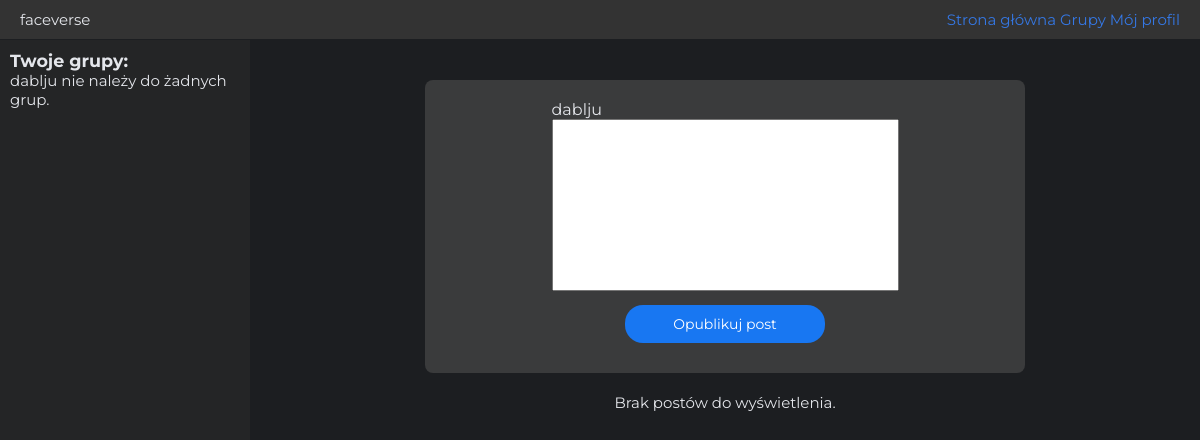
The app's page /home/ (signed in), older data.
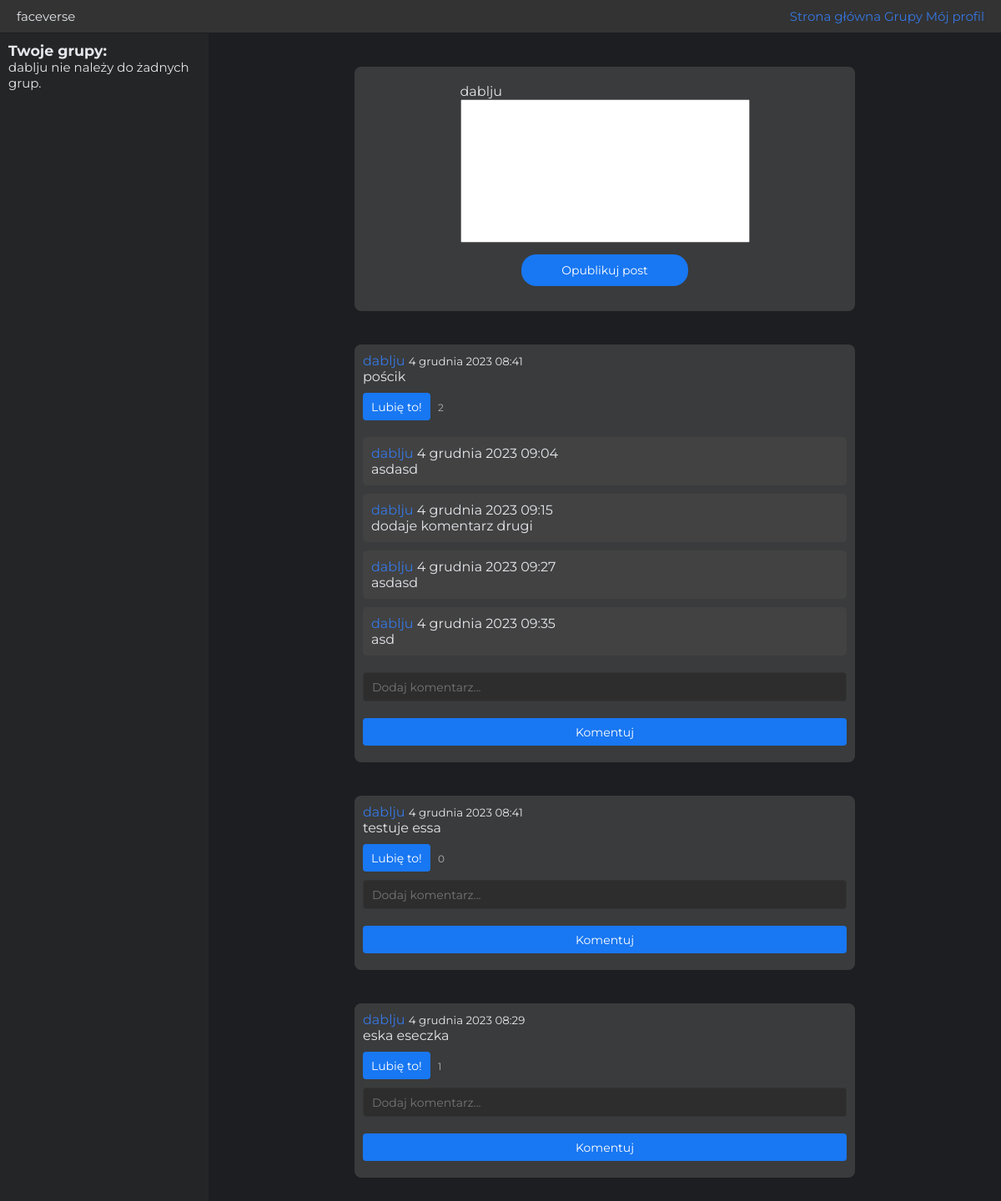
The same page, newer data.
### post_management/models.py (models this page shows, shortened)
class Post(models.Model):
    objects = None
    author = models.ForeignKey(User, on_delete=models.CASCADE)
    content = models.TextField()
    created_at = models.DateTimeField(auto_now_add=True)
    likes = models.ManyToManyField(User, related_name='liked_posts', blank=True)
    group = models.ForeignKey(Group, on_delete=models.CASCADE, null=True, blank=True)

class Comment(models.Model):
    post = models.ForeignKey(Post, related_name='comments', on_delete=models.CASCADE)
    author = models.ForeignKey(User, on_delete=models.CASCADE)
    content = models.TextField()
    created_at = models.DateTimeField(auto_now_add=True)

### core/views.py (the view)
# urls.py: path('home/', views.home, name='home'),
@login_required(login_url='core:welcome')
def home(request):
    my_groups = Group.objects.filter(members=request.user)
    group_posts = Post.objects.filter(group__in=my_groups)
    followed_user_posts = Post.objects.filter(
        author__in=User.objects.filter(followers__follower=request.user),
        group__isnull=True
    )
    all_posts = group_posts | followed_user_posts | Post.objects.filter(author=request.user)
    user_posts = all_posts.distinct().order_by('-created_at')
    form = PostForm()
    context = {
        'form': form,
        'posts': user_posts
    }
    return render(request, 'core/home.html', context)

### post_management/forms.py
class PostForm(forms.ModelForm):
    class Meta:
        model = Post
        fields = ['content']

### core/templates/core/home.html (shortened to what this page needs)
<!DOCTYPE html>
<html lang="en">
	<head>
		{% load static %}
		<link rel="stylesheet" href="{% static 'css/home.css' %}" />
	</head>
	<body
		data-like-post-url="{% url 'post_management:like_post' %}"
		data-csrf-token="{{ csrf_token }}"
	>
		{% if user.is_authenticated %}
		<header class="top-nav">
			<div class="top-nav__logo">faceverse</div>
			<nav class="top-nav__links">
				<a href="{% url 'core:home' %}" class="top-nav__link">Strona główna</a>
				<a href="{% url 'group_management:groups' %}" class="top-nav__link"
					>Grupy</a
				>
				<a
					href="{% url 'user_management:profile' user.username %}"
					class="top-nav__link"
					>Mój profil</a
				>
			</nav>
		</header>
		<aside class="sidebar">
            <h3 class="sidebar__text">Twoje grupy:</h3>
			{% for group in user.user_groups.all %}
			<p class="sidebar__text"><a
					href="{% url 'group_management:group_detail' group_slug=group.slug %}"
					>{{ group.name }}</a
				></p>
        </p>
			{% empty %}
			<p>{{ user.username }} nie należy do żadnych grup.</p>
			{% endfor %}
		</aside>
		<main class="main-content">
			<form
				method="post"
				action="{% url 'post_management:create_post' %}"
				class="post-form"
			>
				<div class="post-form__header">
					<p class="post-form__username">{{ user.username }}</p>
					{{ form.content.label_tag }} {{ form.content }}
				</div>
				<button type="submit" class="post-form__submit">Opublikuj post</button>
			</form>
			{% for post in posts %}
			<div class="post">
				<p>
					<a href="{% url 'user_management:profile' post.author.username %}"
						>{{ post.author }}</a
					>
					<small>{{ post.created_at }}</small>
				</p>
				<p>{{ post.content }}</p>
				<button
					id="like-button-{{ post.id }}"
					class="like-button"
					type="button"
					onclick="likePost({{ post.id }});"
				>
					Lubię to!
				</button>
				<span class="like-count" id="like-count-{{ post.id }}"
					>{{ post.likes.count }}</span
				><br />
				{% for comment in post.comments.all %}
				<div class="comment">
					<p>
						<a
							href="{% url 'user_management:profile' comment.author.username %}"
							>{{ comment.author.username }}</a
						>
						<span>{{ comment.created_at }}</span>
					</p>
					<p>{{ comment.content }}</p>
				</div>
				{% endfor %}
				<form
					action="{% url 'post_management:add_comment_to_post' post.id %}"
					method="post"
				>
					<input type="text" name="content" placeholder="Dodaj komentarz..." />
					<button type="submit">Komentuj</button>
				</form>
			</div>
			{% empty %}
			<p>Brak postów do wyświetlenia.</p>
			{% endfor %} {% else %}
			<p>Nie jesteś zalogowany.</p>
			{% endif %}
		</main>
	</body>
</html>

### core/static/css/home.css (style rules this page uses)
*, *::after, *::before { box-sizing: border-box; margin: 0; padding: 0; }
html, body { height: 100%; }
html { font-size: 62.5%; scroll-behavior: smooth; }
a { text-decoration: none; }
input, button, textarea, select { font-family: inherit; }
button { border: none; cursor: pointer; }
textarea { resize: vertical; }
body { display: flex; flex-direction: column; background-color: #1c1e21; color: #e4e6eb; font-family: "Montserrat", sans-serif; font-size: 1.5rem; padding-top: 4rem; }
a:visited, a { text-decoration: none; color: #3578e5; transition: 0.3s; }
.top-nav { display: flex; justify-content: space-between; align-items: center; background: #333; padding: 1rem 2rem; position: fixed; top: 0; z-index: 10; width: 100%; }
.sidebar { background: #242526; padding: 1rem; width: 250px; position: fixed; top: 4rem; bottom: 0; overflow-y: auto; }
.main-content { flex-grow: 1; margin-left: 250px; padding: 2rem; display: flex; flex-direction: column; align-items: center; width: calc(100% - 250px); }
.post-form, .post { background: #3a3b3c; border-radius: 8px; width: 100%; max-width: 600px; margin-top: 2rem; padding: 2rem; font-size: 1.6rem; }
.post-form { background: #3a3b3c; border-radius: 8px; padding: 2rem; display: flex; flex-direction: column; align-items: center; width: 100%; max-width: 600px; margin: 2rem auto; }
.post-form__submit { background-color: #1877f2; color: white; margin-top: 30px; padding: 1rem 2rem; font-size: 1.4rem; border-radius: 18px; border: none; cursor: pointer; width: 100%; max-width: 200px; }
.post-form textarea { resize: none; padding: 5px; }
.post { background: #3a3b3c; border-radius: 8px; margin-bottom: 2rem; padding: 1rem; width: 100%; margin-bottom: 2rem; }
.comment { background: #424242; border-radius: 5px; padding: 1rem; margin-top: 1rem; width: calc(100% - 4rem); margin-left: auto; margin-right: auto; }
.comment { width: 100%; background: #424242; border-radius: 5px; padding: 1rem; margin-top: 1rem; }
button { padding: 0.5rem 1rem; margin: 1rem 0; background-color: #1877f2; color: white; border: none; border-radius: 4px; cursor: pointer; transition: background-color 0.3s ease; }
.like-button { display: inline-block; margin-right: 0.5rem; }
.like-count { font-size: 1.2rem; color: #b0b3b8; }
input[type=text] { width: 100%; padding: 1rem; border-radius: 4px; border: 1px solid #333; background-color: #2d2d2d; color: white; margin-bottom: 1rem; }
form { display: flex; flex-direction: column; }
button, input[type=text] { padding: 0.75rem 1rem; font-size: 1.4rem; }
.comment + form { margin-top: 2rem; }
form button[type=submit] { display: block; width: 100%; margin-top: 1rem; }

Row changes from the older to the newer data that the page shows:
added Post: author "dablju", created_at "4 grudnia 2023 08:41", content "pościk", likes.count "2"
added Comment: author.username "dablju", created_at "4 grudnia 2023 09:04", content "asdasd"
added Comment: author.username "dablju", created_at "4 grudnia 2023 09:15", content "dodaje komentarz drugi"
added Comment: author.username "dablju", created_at "4 grudnia 2023 09:27", content "asdasd"
added Comment: author.username "dablju", created_at "4 grudnia 2023 09:35", content "asd"
added Post: author "dablju", created_at "4 grudnia 2023 08:41", content "testuje essa", likes.count "0"
added Post: author "dablju", created_at "4 grudnia 2023 08:29", content "eska eseczka", likes.count "1"
Text that changed along with them:
text no longer shown: "Brak postów do wyświetlenia."
